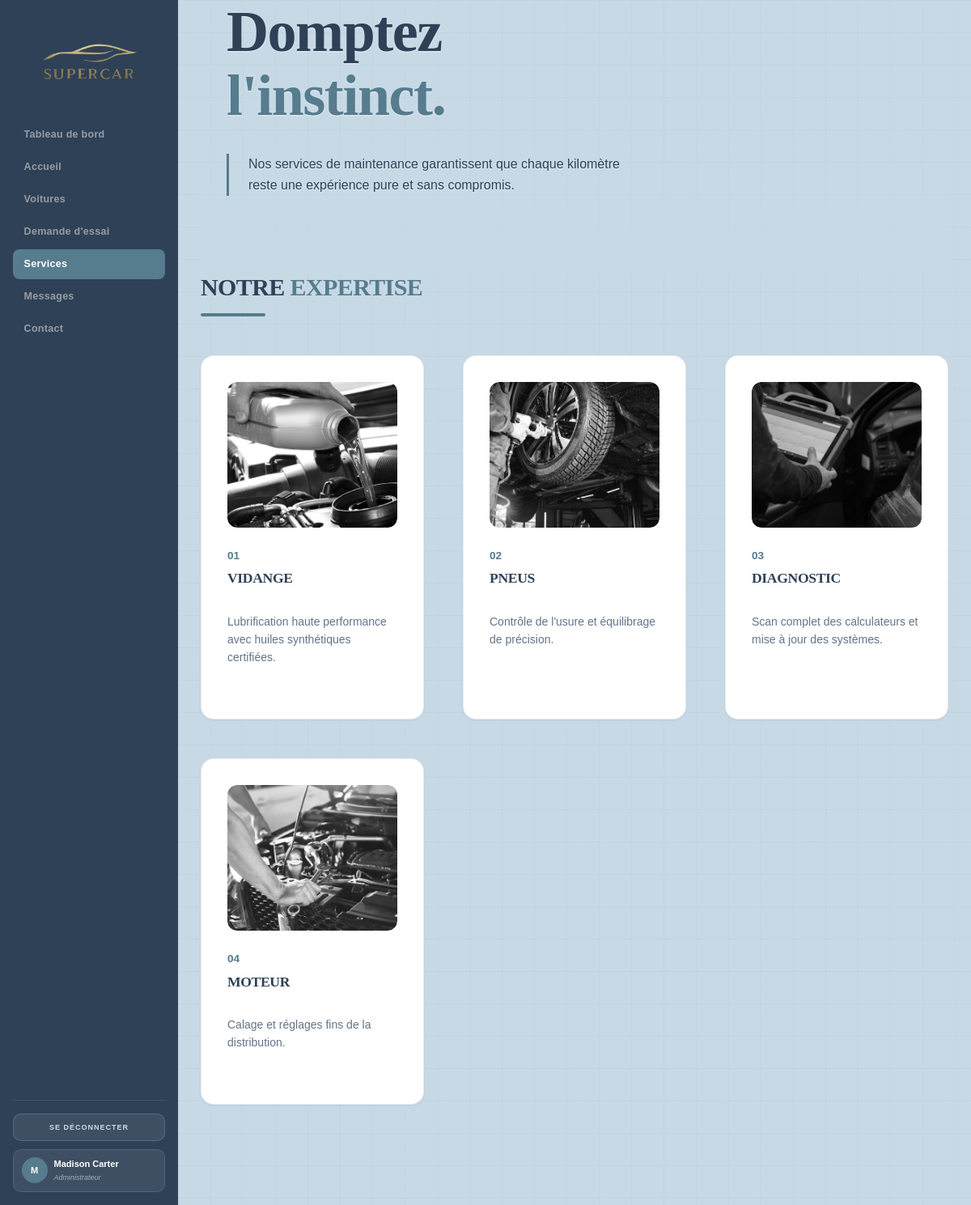
The page /admin/admin_services.php (signed in) on the database its author committed.
### tables this page shows
CREATE TABLE services_content (
    element_id  VARCHAR(50) PRIMARY KEY,
    content     TEXT
);

### admin/admin_services.php (the view, shortened to what this page needs)
<?php
require_once '../config.php';
$db = $pdo ?? $db ?? $conn;
function getServiceContent($id) {
    global $db;
    $stmt = $db->prepare("SELECT content FROM services_content WHERE element_id = ?");
    $stmt->execute([$id]);
    $row = $stmt->fetch();
    return $row ? $row['content'] : "Texte par défaut";
}
try {
    $stmtAdmin = $db->prepare("SELECT nom, prenom FROM admin WHERE id_admin = ?");
    $stmtAdmin->execute([$_SESSION['admin_id']]);
    $resAdmin = $stmtAdmin->fetch(PDO::FETCH_ASSOC);
    $adminFullName = $resAdmin ? $resAdmin['prenom'] . " " . $resAdmin['nom'] : "Admin";
} catch (PDOException $e) {
    $adminFullName = "Admin";
}
$currentPage = basename($_SERVER['PHP_SELF']);
?>
<!DOCTYPE html>
<html lang="fr">
<head>
    <link rel="stylesheet" href="../style.css">
</head>
<body class="admin-body">
    <?php include 'composants/sidebar.php'; ?>
    <main class="admin-main">
        <section class="hero">
            <div class="hero-content">
                <div class="edit-block">
                    <h1 id="serv_hero_title" contenteditable="true" onfocus="showBtn('btn_serv_title')" class="edit-zone font-title">
                        <?php echo getServiceContent('serv_hero_title'); ?>
                    </h1>
                </div>
                <div class="edit-block">
                    <p id="serv_hero_desc" contenteditable="true" onfocus="showBtn('btn_serv_desc')" class="edit-zone hero-desc">
                        <?php echo getServiceContent('serv_hero_desc'); ?>
                    </p>
                </div>
            </div>
        </section>
        <section class="section">
            <div class="section-header">
                <h2 class="font-title">Notre <span class="title-accent">Expertise</span></h2>
                <div class="title-bar"></div>
            </div>
            <div class="services-grid">
                <?php for($i=1; $i<=4; $i++):
                    $id_img = "service_".$i."_img";
                    $id_title = "service_".$i."_title";
                    $id_text = "service_".$i."_text";
                    $btn_title = "btn_s_title_".$i;
                    $btn_text = "btn_s_text_".$i;
                ?>
                <div class="service-card">
                    <div class="service-img-wrap">
                        <img id="img_preview_<?php echo $i; ?>" src="<?= ASSETS_URL ?>/services/<?php echo getServiceContent($id_img); ?>" class="service-img">
                    </div>
                    <span class="service-num">0<?php echo $i; ?></span>
                    <div class="edit-block">
                        <h3 id="<?php echo $id_title; ?>" contenteditable="true" onfocus="showBtn('<?php echo $btn_title; ?>')" class="edit-zone font-title">
                            <?php echo getServiceContent($id_title); ?>
                        </h3>
                    </div>
                    <div class="edit-block">
                        <p id="<?php echo $id_text; ?>" contenteditable="true" onfocus="showBtn('<?php echo $btn_text; ?>')" class="edit-zone">
                            <?php echo getServiceContent($id_text); ?>
                        </p>
                    </div>
                </div>
                <?php endfor; ?>
            </div>
        </section>
    </main>
</body>
</html>

### admin/composants/sidebar.php (shortened to what this page needs)
<?php
$logoPath = '../assets/logos/superlogo.webp';
?>
<aside class="sidebar">
    <div class="sidebar-logo">
        <a href="tableaudebord.php">
            <img src="<?= htmlspecialchars($logoPath) ?>" alt="SUPERCAR Logo">
        </a>
    </div>
    <nav class="sidebar-nav">
        <div class="sidebar-section">
            <a href="tableaudebord.php" class="nav-link <?= ($currentPage == 'tableaudebord.php') ? 'active' : '' ?>">Tableau de bord</a>
            <a href="admin_accueil.php" class="nav-link <?= ($currentPage == 'admin_accueil.php') ? 'active' : '' ?>">Accueil</a>
            <a href="admin_voitures.php" class="nav-link <?= ($currentPage == 'admin_voitures.php') ? 'active' : '' ?>">Voitures</a>
            <a href="admin_demande.php" class="nav-link <?= ($currentPage == 'admin_demande.php') ? 'active' : '' ?>">Demande d'essai</a>
            <a href="admin_services.php" class="nav-link <?= ($currentPage == 'admin_services.php') ? 'active' : '' ?>">Services</a>
            <a href="admin_contact.php" class="nav-link <?= ($currentPage == 'admin_contact.php') ? 'active' : '' ?>">Messages</a>
            <a href="admin_affichage_contact.php" class="nav-link <?= ($currentPage == 'admin_affichage_contact.php') ? 'active' : '' ?>">Contact</a>
             </div>
    </nav>
    <div class="sidebar-footer">
        <a href="logout.php" class="logout-btn-admin">Se déconnecter</a>
        <div class="admin-info">
            <div class="admin-avatar"><?= strtoupper(substr($adminFullName, 0, 1)) ?></div>
            <div>
                <p class="admin-name"><?= htmlspecialchars($adminFullName) ?></p>
                <p class="admin-role">Administrateur</p>
            </div>
        </div>
    </div>
</aside>

### admin/admin_services.php (style rules this page uses)
html, body.admin-body { margin: 0 !important; padding: 0 !important; }
.admin-main { margin-top: 0 !important; padding-top: 0 !important; }
.admin-main .hero, .admin-main > .hero { margin-top: 0 !important; padding-top: 0 !important; min-height: auto !important; }
.hero-content { margin-top: 0 !important; padding-top: 0 !important; }
.hero-content h1, .hero-content .edit-zone { margin-top: 0 !important; padding-top: 0 !important; }
.hero-content .edit-block:first-of-type, .hero-content > .edit-block:first-child { margin-top: 0 !important; padding-top: 0 !important; }
.admin-main .hero + .section, .admin-main section.hero + section.section, .admin-main > .section { margin-top: 0 !important; padding-top: 0 !important; }
.admin-main .section .section-header, .admin-main .section-header { margin-top: 0 !important; padding-top: 0 !important; }
.section-header h2 { margin-top: 0 !important; padding-top: 0 !important; }
.services-grid { margin-top: 0 !important; }

### rows shown on the page
services_content: content "Domptez l'instinct."
services_content: content "Nos services de maintenance garantissent que chaque kilomètre reste une expérience pure et sans compromis."
services_content: content (picture)
services_content: content "VIDANGE"
services_content: content "Lubrification haute performance avec huiles synthétiques certifiées."
services_content: content (picture)
services_content: content "PNEUS"
services_content: content "Contrôle de l'usure et équilibrage de précision."
services_content: content (picture)
services_content: content "DIAGNOSTIC"
services_content: content "Scan complet des calculateurs et mise à jour des systèmes."
services_content: content (picture)
services_content: content "MOTEUR"
services_content: content "Calage et réglages fins de la distribution."

### other values the page prints
substr($adminFullName, 0, 1) "M"
$adminFullName "Madison Carter"
